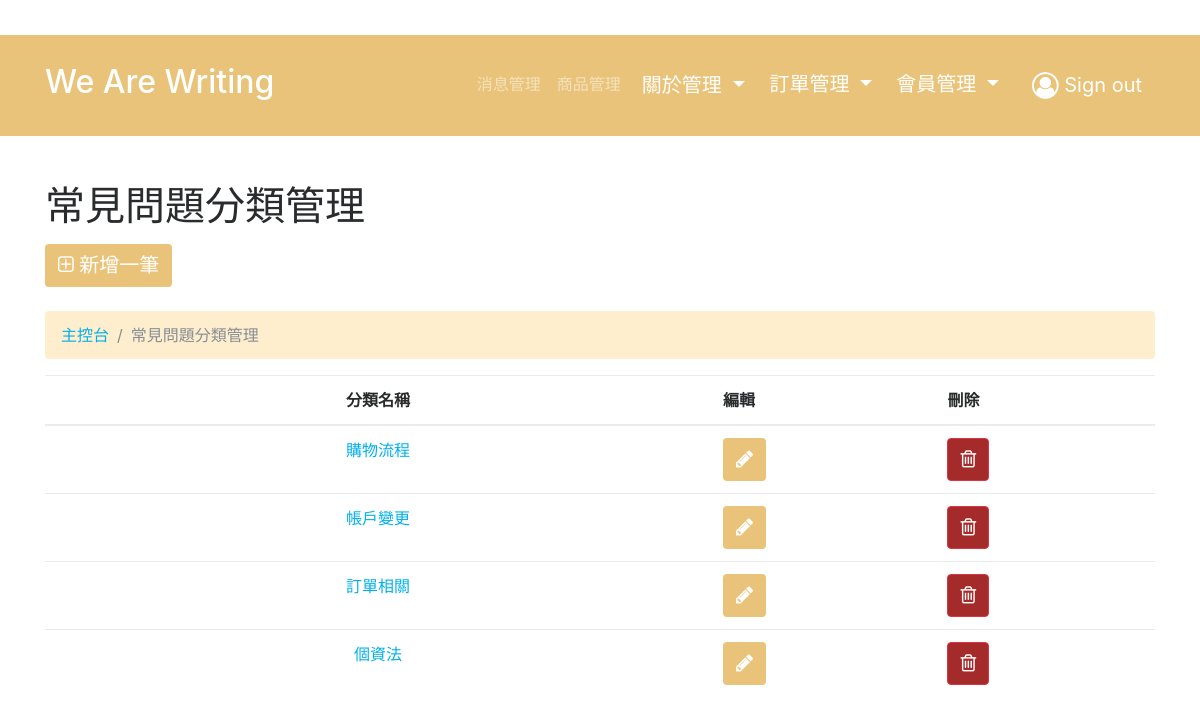
Page /admin/Q_A_category/list.php (signed in) on the committed database.
### tables this page shows
CREATE TABLE `q_a_category` (
  `categoryID` int(11) NOT NULL,
  `category` varchar(255) NOT NULL,
  `picture` varchar(255) DEFAULT NULL,
  `createdDate` varchar(255) DEFAULT NULL,
  `updatedDate` varchar(255) DEFAULT NULL,
  `author` varchar(255) NOT NULL
);

### admin/Q_A_category/list.php (the view, shortened to what this page needs)
<!DOCTYPE html>
<?php
require_once("../../asset/connection/database.php");
$sth = $db->query("SELECT * FROM q_a_category ");
$QAcate = $sth->fetchALL(PDO::FETCH_ASSOC);
 ?>
<html>
<head>
<?php require_once('../template/header.php'); ?>
</head>
<body>
  <?php include_once("../template/nav.php"); ?>
  <div class="py-5">
    <div class="container">
      <div class="row">
        <div class="col-md-12">
          <h1 class="display-5" contenteditable="true">常見問題分類管理</h1>
          <a class="btn btn-warning my-2" href="add.php"><i class="fa fa-plus-square-o" aria-hidden="true"></i> 新增一筆</a>
        </div>
      </div>
      <div class="row">
        <div class="col-md-12">
          <ul class="breadcrumb my-3" style="margin-bottom:0px;margin-top:0px">
            <li class="breadcrumb-item">
              <a href="list.php">主控台</a>
            </li>
            <li class="breadcrumb-item active">常見問題分類管理</li>
          </ul>
          <table class="table">
            <thead>
              <tr>
                <th width=60% style="text-align: center">分類名稱</th>
                <th>編輯</th>
                <th>刪除</th>
              </tr>
            </thead>
            <tbody>
              <?php foreach ($QAcate as $row) { ?>
              <tr>
                <td style="text-align: center"><a href="../Q_A_reply/list.php?cateID=<?php echo $row['categoryID'] ?>"><?php echo $row['category']; ?></a></td>
                <td><a href="edit.php?cateID=<?php echo $row['categoryID']; ?>" class="btn btn-warning" role="button"><i class="fa fa-pencil" aria-hidden="true"></i></a></td>
                <td><a href="delet.php?cateID=<?php echo $row['categoryID']; ?>" class="btn btn-danger" role="button" onclick="if(!confirm('刪除分類將會將此分類下所有資料一併清除，確認刪除？')){return false;};"><i class="fa fa-trash-o" aria-hidden="true"></i></a></td>
              </tr>
            <?php } ?>
            </tbody>
          </table>
        </div>
      </div>
    </div>
  </div>
</body>
</html>

### admin/css/style.css (style rules this page uses)
.btn-warning { background: rgb(233, 195, 121) !important; font-size: 20px ; color: #FFF !important; }
.btn-danger { font-size: 20px ; background: brown !important; }
.breadcrumb { background: rgb(255, 238, 205) !important; }

### rows in the picture
q_a_category: category "購物流程"
q_a_category: category "帳戶變更"
q_a_category: category "訂單相關"
q_a_category: category "個資法"
